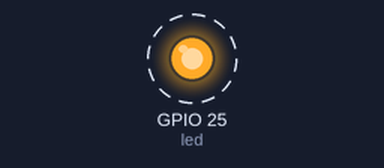
This program was run on a simulated Raspberry Pi (BCM pin numbers). Parts: output pins drawn as LEDs (lit = HIGH). Dashed ring = blinking. What the program prints to the terminal is not drawn. At 98.0 s the program stops and its outputs stay as they are.

Above: at 0.5 s.
Timing chart, 0 to 4.6 s (numbered marks = the images above):
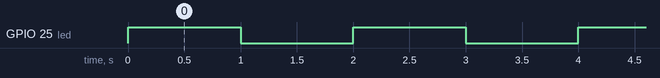

Measured:
- by itself, GPIO 25 (led): alternates HIGH for 1.0 s and LOW for 1.0 s, 98 changes in all, then stays LOW

The program:

blink.py
```python
#!/usr/bin/python3
# -*- coding: utf-8 -*-

from gpiozero import LED
from time import sleep

led = LED(25)

delay = 1
iterations = 50
for i in range(0, iterations-1):
    led.on()
    print('LED On #%i' % i)
    sleep(delay)
    led.off()
    print('LED Off #%i' % i)
    sleep(delay)
    
```
